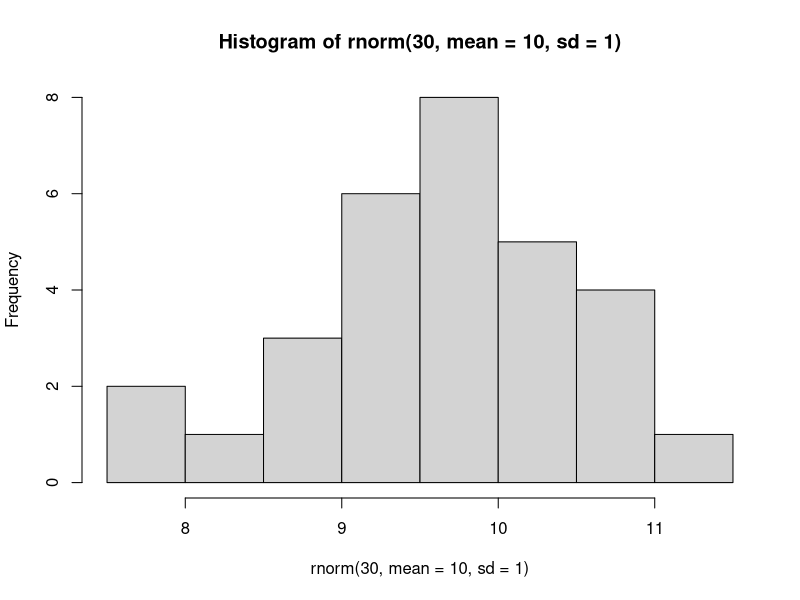

Here is the R script that generated this plot:
#instalace balíčků
install.packages("tidyverse")
library(tidyverse)

print("hello world")

help(rlm, "MASS")
help.search("mtcars")

args(lm)
args(mean)
example(mean)

RSiteSearch("mean")
args(print)

print(x = "hello", quote = FALSE)

a <- 9
a = 9


getwd()
# setwd("DIRECTORY")
dir()

dir.create("test")
dir()
getwd()
setwd("//Users//jindrichjehlicka//dev//unicorn")
file.create("./test/test.txt")


2 * 3
2^3

9 %/% 4


all.equal(0.3, 0.1 + 0.2)
9 %% 4 #modulus

sqrt(9)
factorial(4)

exp(5)

sin(4)
cos(4)
rnorm(1)
rnorm(10, mean = 10, sd = 1)
set.seed(10)
hist(rnorm(30, mean = 10, sd = 1))

1 == 1

1 == 2 / 2

all.equal(0.3, 0.1 + 0.2)

T & T
F | T

#%in%
c("Jana", "Petr") %in% c("Jana", "Karel")
"Jana" %in% c("Jana", "Karel")



